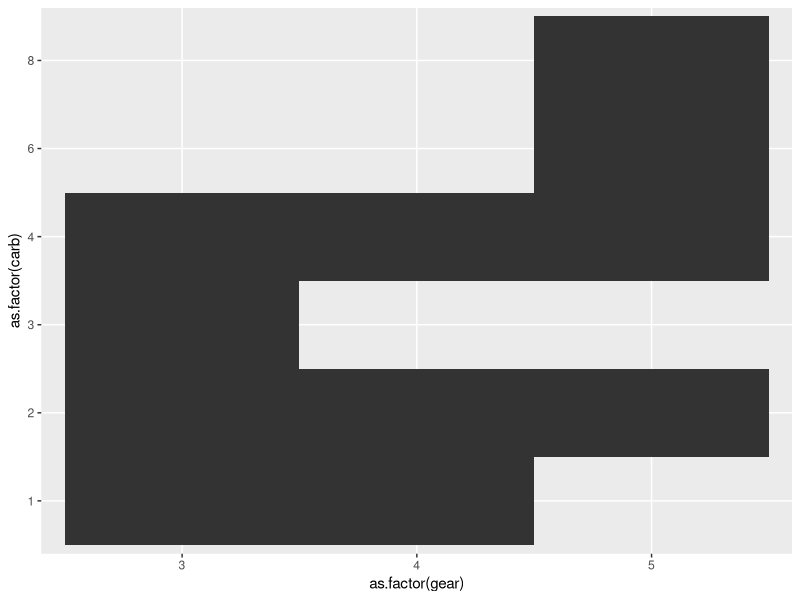
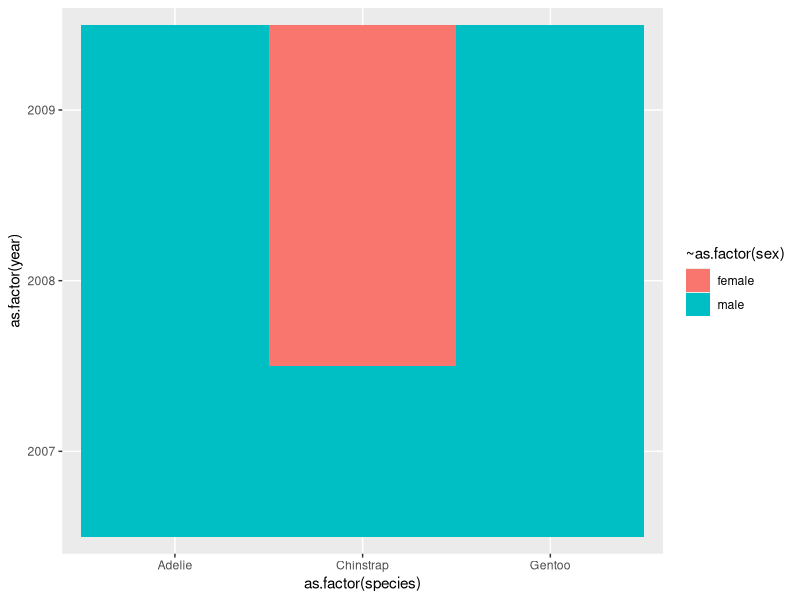
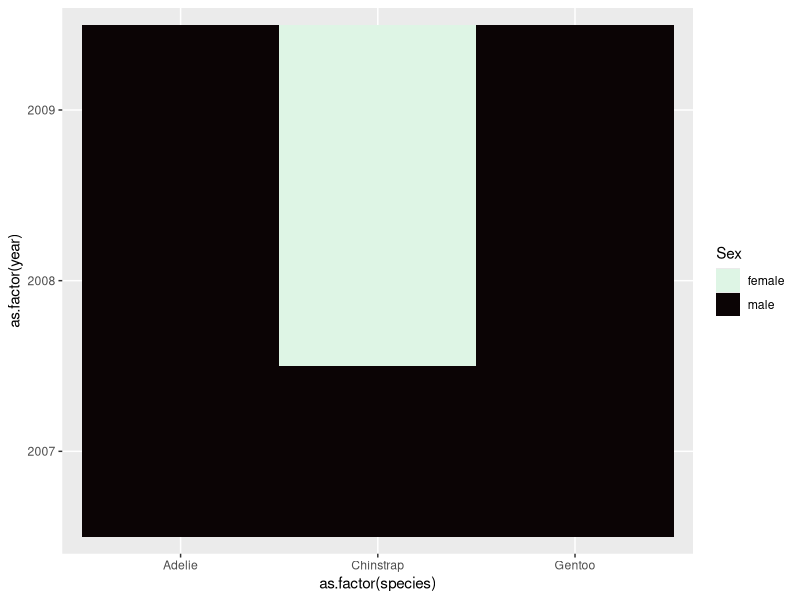
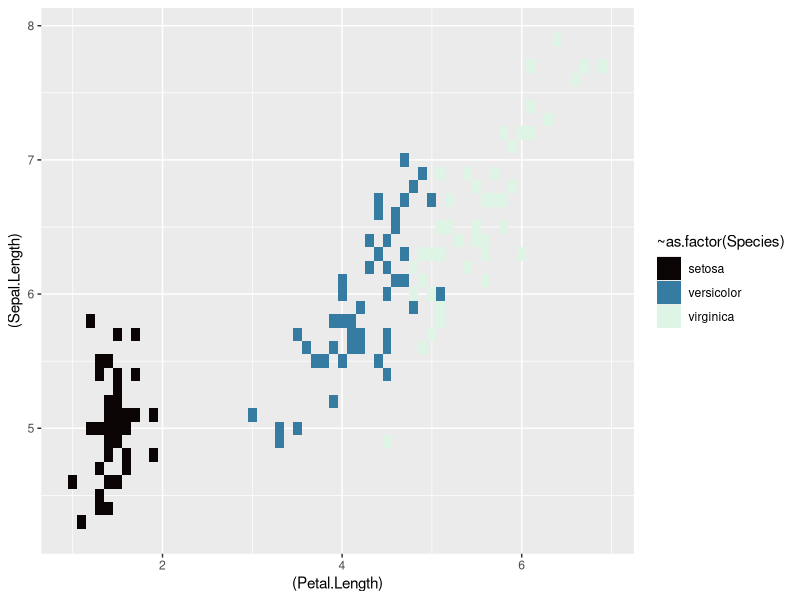
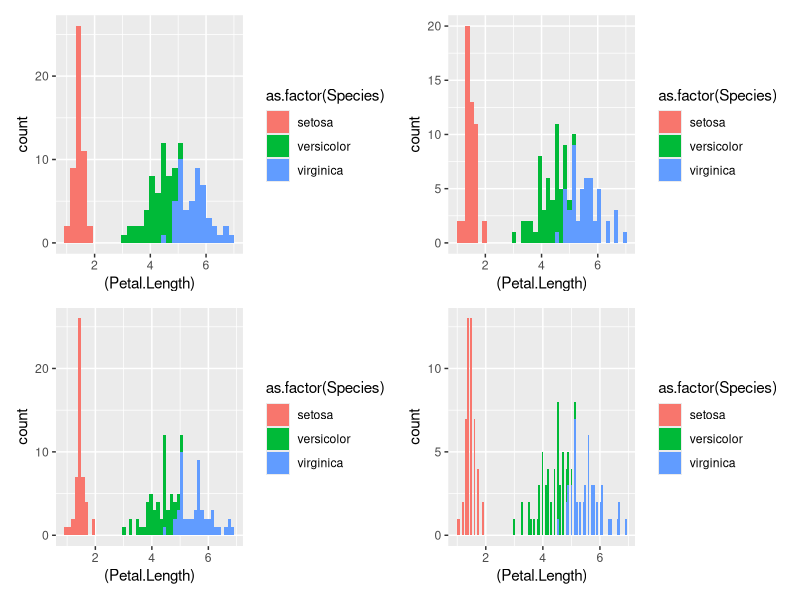

Write the R code that produced these figures, in order.
## ---- chunk 1
knitr::opts_chunk$set(echo = TRUE)
library(tidyverse)
## ---- chunk 2
data("mtcars")
str(mtcars)
## ---- chunk 3
mtcars %>% 
  ggplot() +
  geom_tile(aes(as.factor(gear), as.factor(carb)))
## ---- chunk 4
library(palmerpenguins)
#View(penguins)

penguins %>% 
  drop_na() %>% 
  ggplot() +
  geom_tile(aes(as.factor(species), as.factor(year), fill = as.factor(sex))) + scale_fill_discrete(aes(fill = as.factor(sex)))




penguins %>% 
  drop_na() %>% 
  ggplot() +
  geom_tile(aes(as.factor(species), as.factor(year), fill = as.factor(sex))) + scale_fill_viridis_d(aes("Sex", fill = as.factor(sex)), direction = -1, option = "mako")

## ---- chunk 5
data(iris)
#View(iris)

iris %>% 
  drop_na() %>% 
  ggplot() +
  geom_tile(aes((Petal.Length), (Sepal.Length), fill = as.factor(Species))) + scale_fill_viridis_d(aes(fill = as.factor(Species)), direction = 1, option = "mako")

## ---- chunk 6
# iris %>% 
#             drop_na() %>% 
#             ggplot() +
#             geom_histogram(aes((Petal.Length), fill = as.factor(Species)), bins = 50)
#         



iris_BF <- function(bins) {
  iris %>%
    drop_na() %>%
    ggplot() +
    geom_histogram(aes((Petal.Length), fill = as.factor(Species)), bins = bins)
}

library(patchwork)
(iris_BF(30) + iris_BF(40)) / ( iris_BF(50) + iris_BF(100))
## ---- chunk 7
x <-(iris[,2])
seq(min(x), max(x), length.out = 20 + 1)
